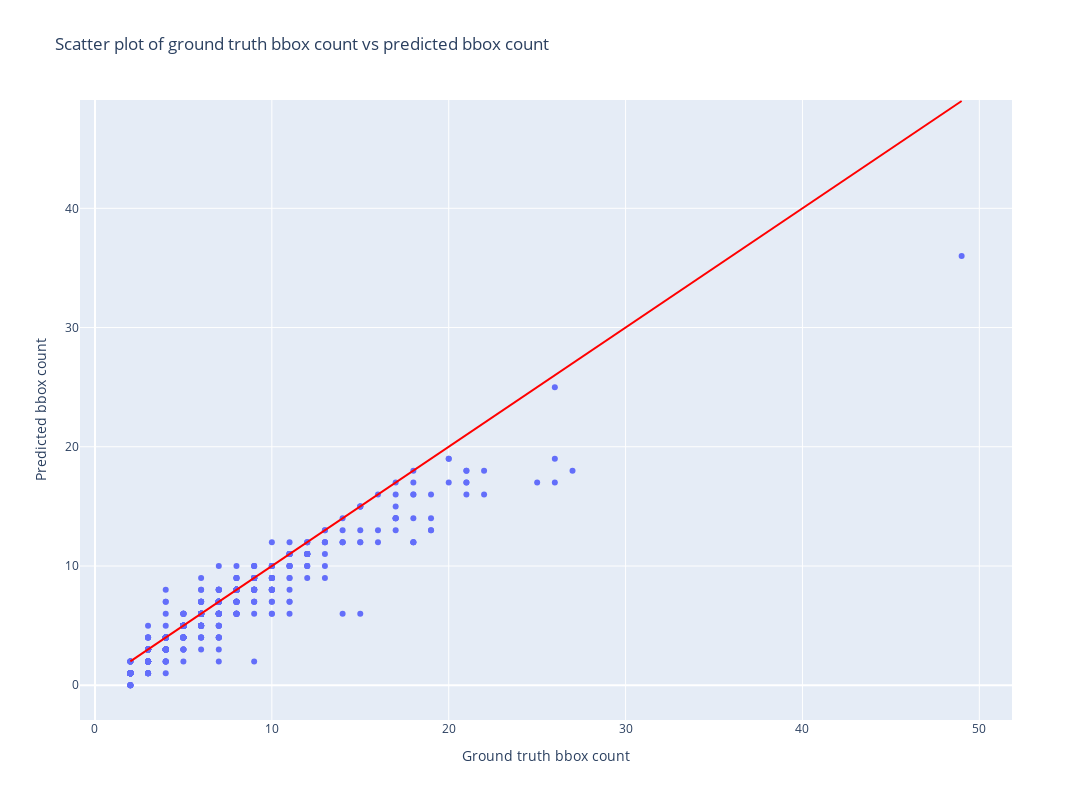

The notebook cell this image was saved under:
### Code cell
# scatter plot w hover data
fig = px.scatter(df, 
                 x="gt_bbox_count", 
                 y="pred_bbox_count", 
                 labels={"gt_bbox_count": "Ground truth bbox count", 
                         "pred_bbox_count": "Predicted bbox count"},
                 title="Scatter plot of ground truth bbox count vs predicted bbox count")

# ideal case (y = x)
fig.add_shape(type="line", 
              x0=df["gt_bbox_count"].min(), 
              y0=df["gt_bbox_count"].min(), 
              x1=df["gt_bbox_count"].max(), 
              y1=df["gt_bbox_count"].max(),
              line=dict(color="red", width=2))

fig.update_layout(width=1500, height=800)  
fig.show()

### Figure 1 — Plotly figure (JSON) as saved in the notebook; plotly's stock layout.template omitted (floating-point values rounded to 4 significant figures; data arrays with more than 128 entries replaced by an {"elided": "..."} marker saying what was removed)
{"data": [{"hovertemplate": "Ground truth bbox count=%{x}<br>Predicted bbox count=%{y}<extra></extra>", "legendgroup": "", "marker": {"color": "#636efa", "symbol": "circle"}, "mode": "markers", "name": "", "orientation": "v", "showlegend": false, "type": "scatter", "x": {"elided": "1000 int values"}, "xaxis": "x", "y": {"elided": "1000 int values"}, "yaxis": "y"}], "layout": {"height": 800, "legend": {"tracegroupgap": 0}, "shapes": [{"line": {"color": "red", "width": 2}, "type": "line", "x0": 2, "x1": 49, "y0": 2, "y1": 49}], "title": {"text": "Scatter plot of ground truth bbox count vs predicted bbox count"}, "width": 1500, "xaxis": {"anchor": "y", "domain": [0, 1], "title": {"text": "Ground truth bbox count"}}, "yaxis": {"anchor": "x", "domain": [0, 1], "title": {"text": "Predicted bbox count"}}}}
